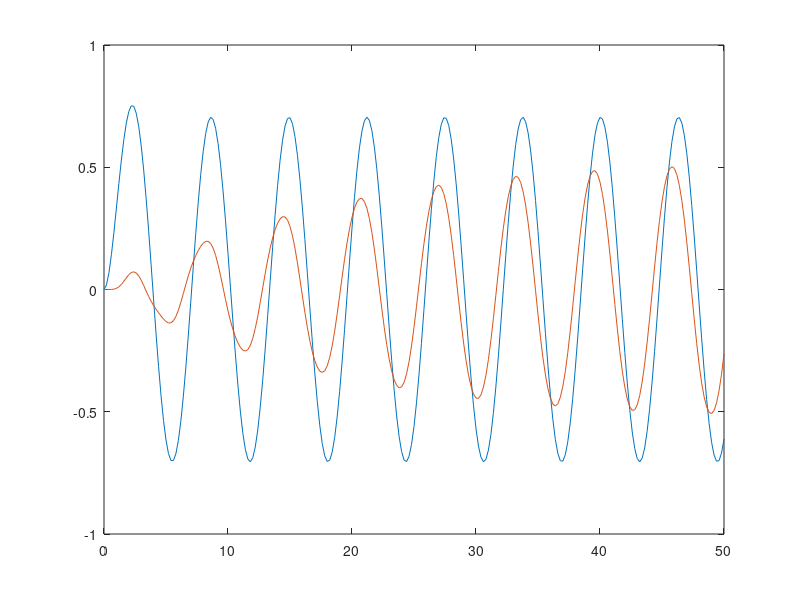

Source code (MATLAB): (Note: this script raises an error after producing the figure.)
clear; clc; close all;
s = tf('s');

a=-0.5; b=0.5;
aM = 1; bM= 1;
dt = 0.2;
t = 0:dt:50;
r = sin(1*t);
alpha1 = 5;
alpha2 = 5;
G = b/(s+a);
GM = bM/(s+aM);
G_update = 1/(s+aM); %パラメータθの更新に必要な伝達関数

theta1=0;
theta2=0;
yM = lsim(GM,r,t);
yi = 0;
y = [yi];
error = []
for i=1:length(t)
    yMi = yM(i);
    yi = y(end);
    e = yMi - yi;
    dtheta1 = alpha1 * lsim(G_update, [r(i),0], [0,dt]) * e;
    dtheta1 = dtheta1(2);
    dtheta2 = alpha2 * lsim(G_update, [yi,0], [0,dt]) * e;
    dtheta2 = dtheta2(2);
    theta1 = theta1 + dtheta1;
    theta2 = theta2 + dtheta2;        
    ui = theta1*r(i) + theta2*yi;
    yi = lsim(G, [ui,0], [0,dt]);
    yi = yi(2);
    y(end+1) = yi;
    error(end+1)=e;
end

plot(t,yM);
hold on;
plot(t,y(1:end-1));

yyaxis right;
% plot(t,e,'--');
semilogy(t,error,'k--');
legend('Model reference','Output','error');

big;

